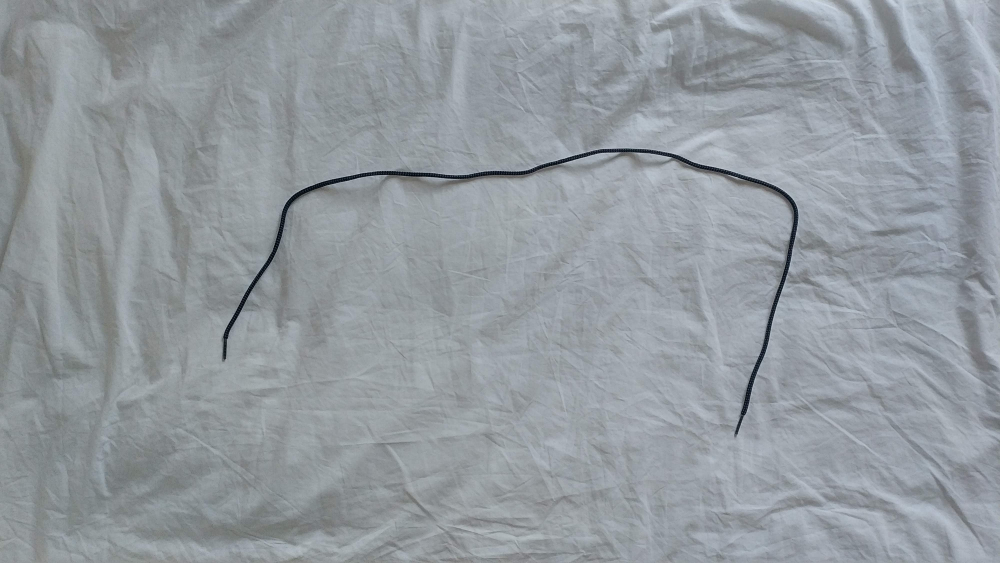
//> input picture Software/test/objectDetection/images/input/TestImage2.jpg, 4000 x 2250 px (shown at 1/4 size)
$ ./Detection images/input/TestImage2.jpg   (built with g++ and OpenCV 4)
//> lines starting //> are read from the running program, lines starting //| are printed output that depends on the picture; after the words box and inside, x2 and y2 are one past the last pixel; in counts of white or black regions, pixels touching at a corner belong together
### Software/test/objectDetection/include/detection.hpp
#ifndef DETECTION
#define DETECTION
#include <opencv2/imgproc.hpp>
#include <opencv2/highgui.hpp>
#include <opencv2/highgui/highgui.hpp>
#include <opencv2/imgcodecs.hpp>
#include <opencv2/core/core.hpp>
#include "opencv2/opencv.hpp"
// #include "opencv2/cudaarithm.hpp"
#include <math.h>
#include <iostream>
#include <stdio.h>


using namespace cv;
using namespace std;
// Perception structures

typedef struct rope_point_s{
   Vec2i point_coordinates;
   bool point_accessible;
}rope_point_t;

typedef struct rope_endpoints_s{
  rope_point_t rope_end1;
  rope_point_t rope_end2;
}rope_endpoints_t;

typedef struct rope_middlepoints_s{
  vector<rope_point_t> points;
  int nb_points;
}rope_middlepoints_t;

typedef struct gradient_segment_s{
  double gradient;
}gradient_segment_t;

typedef struct rope_segment_t{
  bool accessible;
  int z_level;
  rope_point_t begin_point;
  rope_point_t end_point;
  gradient_segment_t gradient;
}rope_segment_t;

typedef struct rope_segments_s{
  vector<rope_segment_t> segments;
  int nb_segments;
}rope_segments_t;

typedef struct perception_rope_s{
  rope_endpoints_t rope_endpoints;
  rope_middlepoints_t rope_middlepoints;
  rope_segments_t rope_segments;
}perception_rope_t;


typedef struct actuator_point_s{
   Vec2i point_coordinates;
   bool point_visible;
}actuator_point_t;

typedef struct robot_actuator_s{
  actuator_point_t base;
  actuator_point_t slider1;
  actuator_point_t slider2;
}robot_actuator_t;

typedef struct perception_actuators_s{
  robot_actuator_t actuator_1;
  robot_actuator_t actuator_2;
  bool actuators_visible;
}perception_actuators_t;

// Perception Activity

#endif

### Software/test/objectDetection/Detection.cpp
#include <detection.hpp>


class ObjectDetection
{
private:
  // [35 lines left out: functions erosion, dilation, morphologyCleaning, not called in this run]

public:
  // VARIABLES
  int erosion_elem = 2;
  int erosion_type = 0;
  int erosion_size = 6;
  int dilation_elem = 2;
  int dilation_type = 0;
  int dilation_size = 7;
  int morph_elem = 0;
  int morph_size = 6;
  int morph_operator = 0;
  bool img_show = true;
  Mat src, eroded, dilated, morph;
  // FUNCTIONS
  // [18 lines left out: functions morphology, histogramColorDetection, cannyEdgeDetector, not called in this run]
};


// [121 lines left out: functions histogramColorDetection, distance, determineClosest, sortListOnDistance, middleSegments, not called in this run]


int main(int argc, char **argv)
{
  Mat original, original_large,extractedR, extractedG, extractedB, fullImageHSV, tmpMask, redFiltered1, redFiltered2, greenFiltered, morphOpen, morphClose, eroded, dilated;
  CommandLineParser parser(argc, argv, "{@input | orangeRope3.jpg | input image}");
  original = imread(samples::findFile(parser.get<String>("@input")), IMREAD_COLOR);
//> original is the input picture: 2250 rows x 4000 cols, CV_8UC3; mean B, G, R 159.3, 153.8, 147.3
  resize(original, original, Size((int)original.size().width/2, (int)original.size().height/2), 1);
//> original: 1125 rows x 2000 cols, CV_8UC3
  if (original.empty())
  {
    std::cout << "Could not open or find the image!\n"
              << std::endl;
    std::cout << "Usage: " << argv[0] << " <Input image>" << std::endl;
    return EXIT_FAILURE;
  }
  namedWindow("Initial Picture", WINDOW_AUTOSIZE);
  imshow("Initial Picture", original);
  imwrite("InitialPicture.jpg", original);

  // ObjectDetection objectDetection;
  // objectDetection.src = original;
  // objectDetection.morphology();

  extractChannel(original,extractedB,0);
  extractChannel(original,extractedG,1);
  extractChannel(original,extractedR,2);
  // [8 lines of commented-out code are left out]

  cvtColor(original,fullImageHSV, COLOR_BGR2HSV);
//> fullImageHSV: 1125 rows x 2000 cols, CV_8UC3; mean H, S, V 102.2, 19.6, 159.5
  // imshow("HSV",fullImageHSV);
  inRange(fullImageHSV, Scalar(0,60,45), Scalar(10, 255, 255), redFiltered1);
//> redFiltered1: 1125 rows x 2000 cols, CV_8UC1; every value is 0
  inRange(fullImageHSV, Scalar(160,60,45), Scalar(180, 255, 255), redFiltered2);
  // inRange(fullImageHSV, Scalar(40,40,40), Scalar(70, 255, 255), greenFiltered);
  bitwise_or(redFiltered1, redFiltered2, redFiltered1);
  imshow("TMP Mask Red", redFiltered1);
  // [24 lines of commented-out code are left out]


  int erosion_elem = 4;
  int erosion_type = 0;
  int erosion_size = 10;
  Mat elementErosion = getStructuringElement(erosion_type,
                                        Size(2 * erosion_size + 1, 2 * erosion_size + 1),
                                        Point(erosion_size, erosion_size));

  // erode(eroded,eroded,elementErodeCross);
  // imshow("Skeleton", eroded);
  int dilation_elem = 2;
  int dilation_type = 0;
  int dilation_size = 10;
  Mat elementDilation = getStructuringElement(dilation_type,
                                        Size(2 * dilation_size + 1, 2 * dilation_size + 1),
                                        Point(dilation_size, dilation_size));


  // Otsu
  Mat otsu, gaussian, tozero, finalimg;
  Mat hsv_channels[3];
  cv::split( fullImageHSV, hsv_channels );
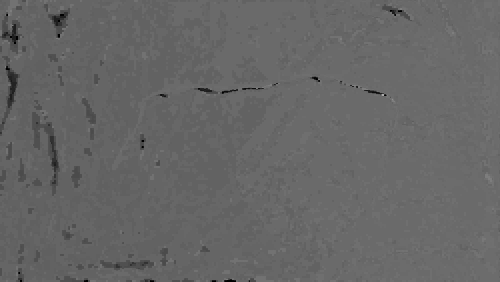
//> hsv_channels[0]: 1125 rows x 2000 cols, CV_8UC1 (shown at 1/4 size); min 0, max 173, mean 102.2
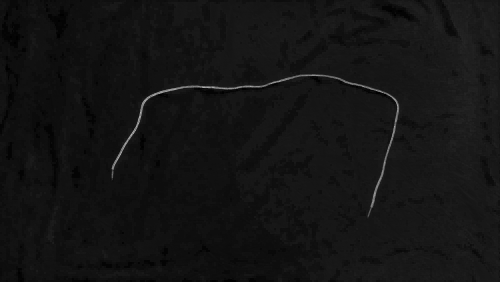
//> hsv_channels[1]: 1125 rows x 2000 cols, CV_8UC1 (shown at 1/4 size); min 0, max 255, mean 19.6
  Mat gray_col = hsv_channels[2];
  // [4 lines of commented-out code are left out]
  GaussianBlur(gray_col,gaussian, Size(3,3),0);
  imshow("Gauss", gaussian);
  threshold(gaussian, otsu, 127, 255, THRESH_BINARY);
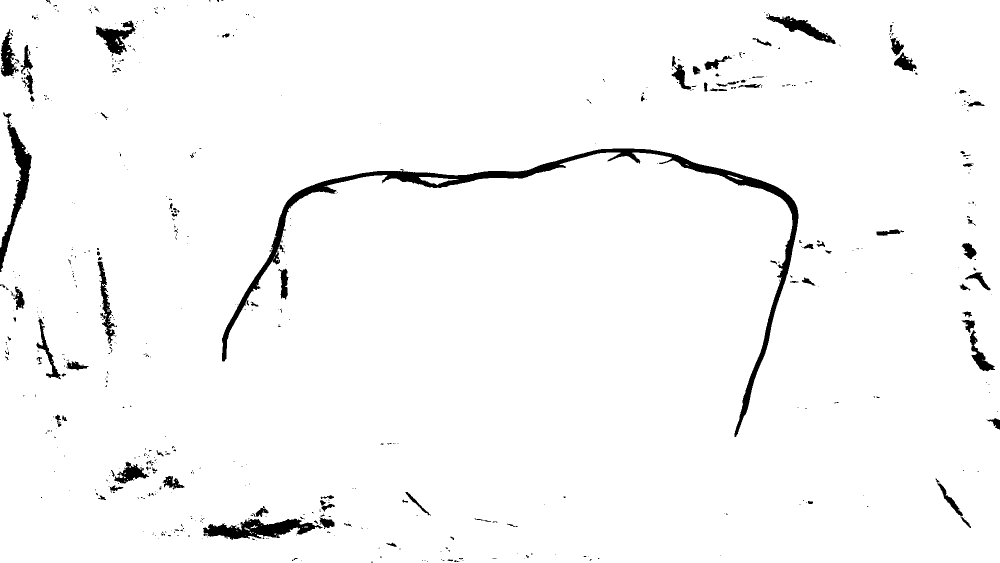
//> otsu: 1125 rows x 2000 cols, CV_8UC1 (shown at 1/2 size); 97.2% white; 573 black regions (465 under 20 px), largest, box (x1, y1, x2, y2) and area: (444, 297, 1597, 874) 23746, (406, 1037, 645, 1080) 5204, (0, 225, 64, 544) 4818
  imshow("OTSU", otsu);
  imwrite("Otsu.jpg", otsu);

  erode(otsu, eroded, elementErosion);
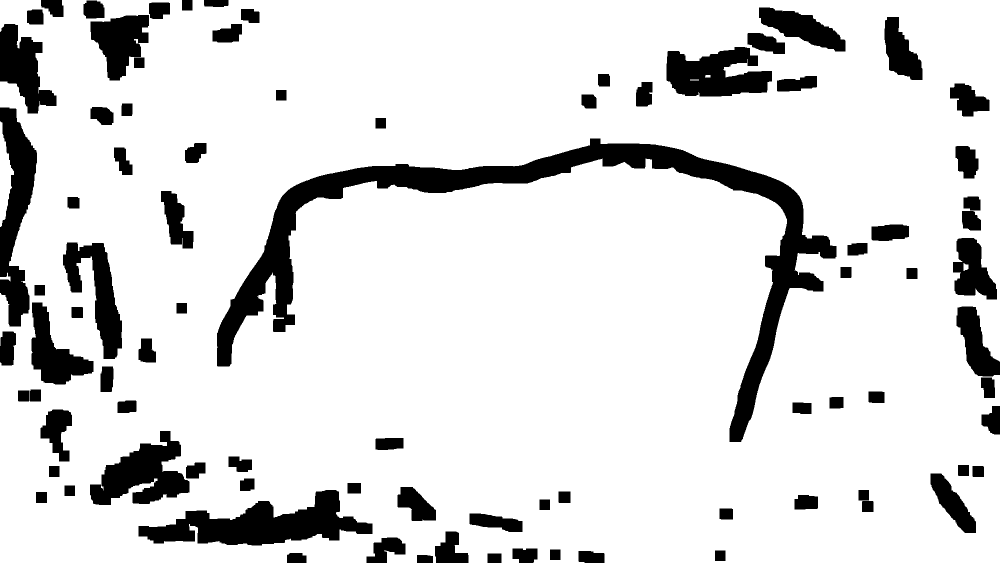
//> eroded: 1125 rows x 2000 cols, CV_8UC1 (shown at 1/2 size); 86.2% white; 86 black regions, largest, box (x1, y1, x2, y2) and area: (434, 277, 1673, 884) 84749, (277, 980, 745, 1091) 24986, (0, 215, 74, 653) 17672
  // imshow("Eroded Red", eroded);

  dilate(eroded, dilated, elementDilation);
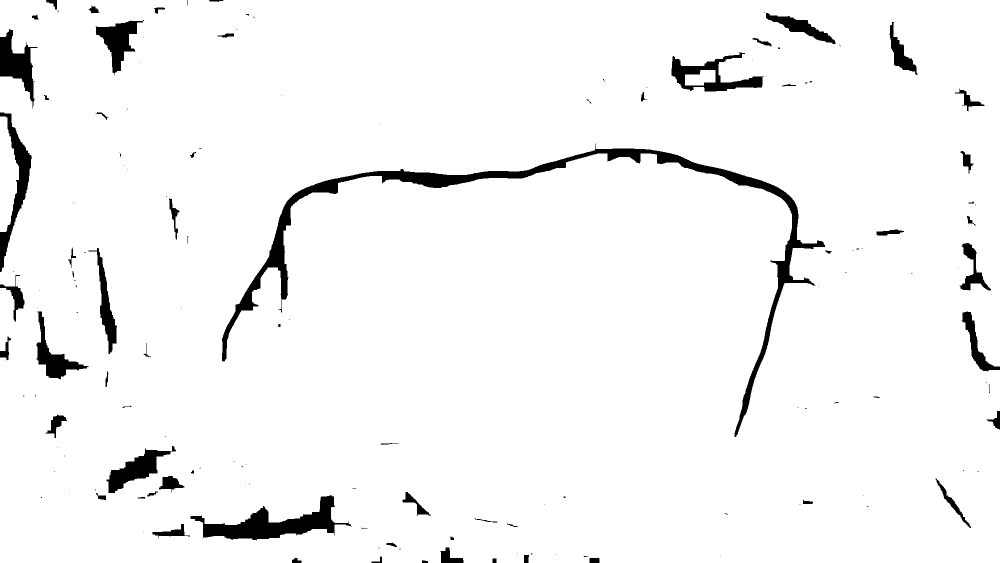
//> dilated: 1125 rows x 2000 cols, CV_8UC1 (shown at 1/2 size); 95.9% white; 153 black regions (89 under 20 px), largest, box (x1, y1, x2, y2) and area: (444, 287, 1650, 874) 30150, (381, 990, 704, 1081) 10174, (0, 225, 64, 544) 5462
  // imshow("Dilated Red", dilated);

  Mat ropeBlob;
  bitwise_not(dilated,dilated);
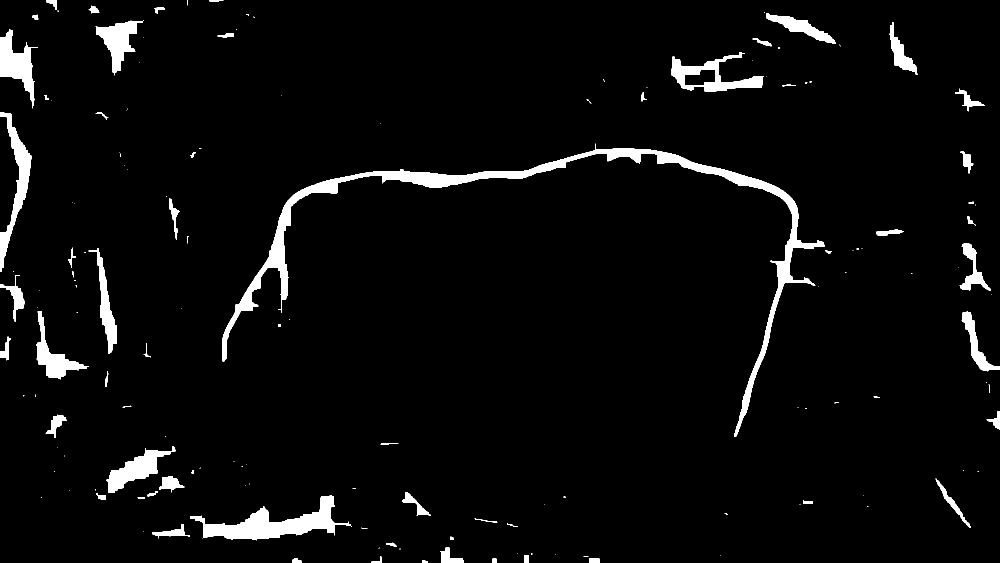
//> dilated: 1125 rows x 2000 cols, CV_8UC1 (shown at 1/2 size); 4.1% white; 153 white regions (89 under 20 px), largest, box (x1, y1, x2, y2) and area: (444, 287, 1650, 874) 30150, (381, 990, 704, 1081) 10174, (0, 225, 64, 544) 5462
  bitwise_and(redFiltered1,dilated,ropeBlob);
  bitwise_and(otsu,ropeBlob,ropeBlob);
  imshow("AND NOT", ropeBlob);

  erosion_size = 2;
  elementErosion = getStructuringElement(erosion_type,
                                        Size(2 * erosion_size + 1, 2 * erosion_size + 1),
                                        Point(erosion_size, erosion_size));
  erode(ropeBlob, eroded, elementErosion);
  imshow("Eroded 2", eroded);
  dilation_size = 5;
  elementDilation = getStructuringElement(dilation_type,
                                        Size(2 * dilation_size + 1, 2 * dilation_size + 1),
                                        Point(dilation_size, dilation_size));
  Mat ropeThick;
  dilate(eroded,ropeThick,elementDilation);


  Mat contoursImg = ropeThick.clone();
  // bitwise_not(contoursImg,contoursImg);
  vector<vector<Point>> contours;
  vector<Vec4i> hierarchy;
  int edgeThresh = 1;

  Canny(ropeBlob,contoursImg,edgeThresh,edgeThresh,3);
  imshow("Canny", contoursImg);
  // [4 lines of commented-out code are left out]


  Ptr<LineSegmentDetector> lsd = createLineSegmentDetector(LSD_REFINE_STD);
  vector<Vec4i> lines_std;
  vector<Vec2i> middle_sgm;
  lsd->detect(eroded, lines_std);
//> lines_std = empty
  bitwise_or(eroded, contoursImg, eroded);
  // lsd->drawSegments(eroded, lines_std);


  // imshow("line segment",eroded);

  int radius = 5;
  int len_vec = lines_std.size();
//> len_vec = 0
  // [58 lines of commented-out code are left out]
  waitKey();
  return EXIT_SUCCESS;
}

$ run again, on Software/test/objectDetection/images/input/orangeRope1.jpg
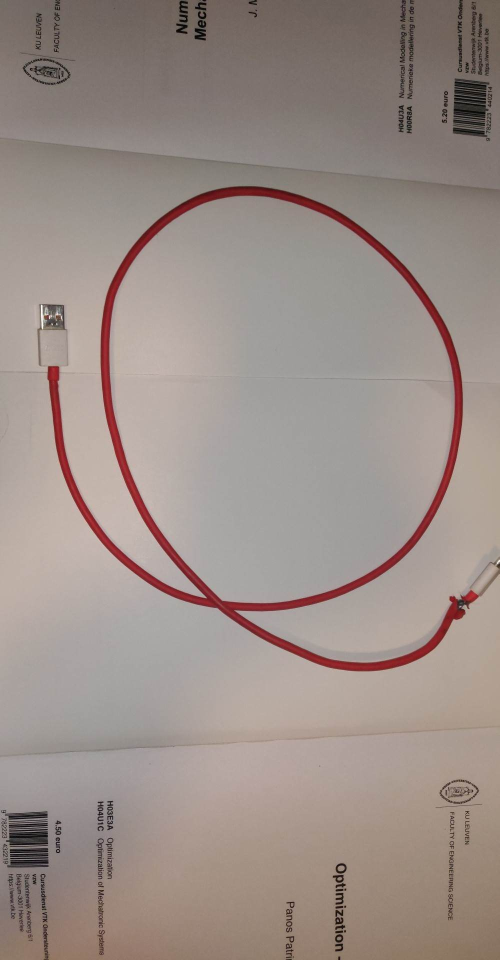
//> input picture Software/test/objectDetection/images/input/orangeRope1.jpg, 999 x 1920 px (shown at 1/2 size)
//> original is the input picture: 1920 rows x 999 cols, CV_8UC3; mean B, G, R 136.2, 142.1, 155.3
//> original: 960 rows x 499 cols, CV_8UC3
//> fullImageHSV: 960 rows x 499 cols, CV_8UC3; mean H, S, V 19, 33.3, 155.4
//> redFiltered2: 960 rows x 499 cols, CV_8UC1; 2.4% white; 38 white regions (30 under 20 px), largest, box (x1, y1, x2, y2) and area: (52, 216, 461, 663) 9417, (240, 189, 338, 218) 527, (403, 596, 461, 660) 494
//> otsu: 960 rows x 499 cols, CV_8UC1; 85.5% white; 151 black regions (105 under 20 px), largest, box (x1, y1, x2, y2) and area: (0, 0, 499, 164) 53507, (101, 185, 462, 450) 4261, (0, 810, 49, 869) 2407
//> ropeThick: 960 rows x 499 cols, CV_8UC1; 0.11% white; 4 white regions, box (x1, y1, x2, y2) and area: (148, 575, 160, 587) 143, (298, 596, 309, 608) 132, (389, 657, 401, 668) 132, (412, 649, 423, 660) 121
//> `Canny(ropeBlob,contoursImg,edgeThresh,edgeThresh,3);`:
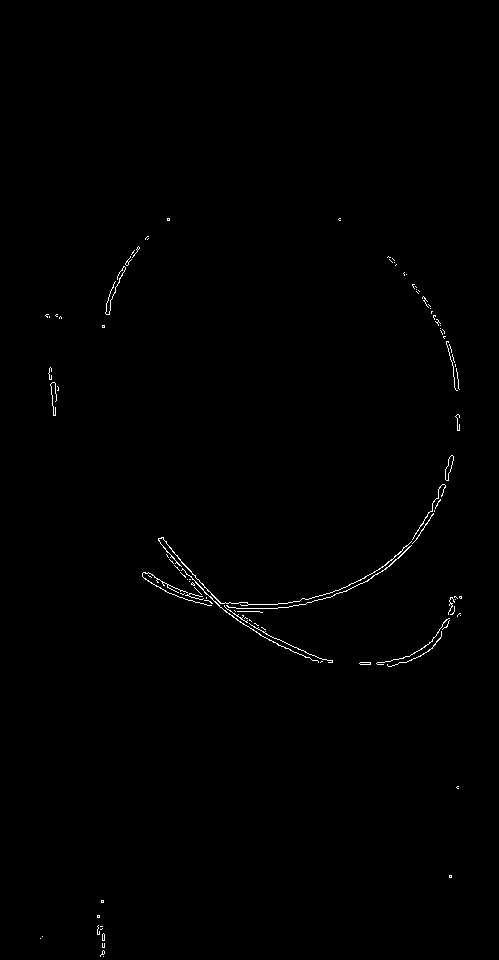
//> contoursImg: 960 rows x 499 cols, CV_8UC1; 0.48% white in thin lines or dots, all inside (x1, y1, x2, y2) = (40, 218, 462, 957)
//> lines_std = empty
//> `bitwise_or(eroded, contoursImg, eroded);`:
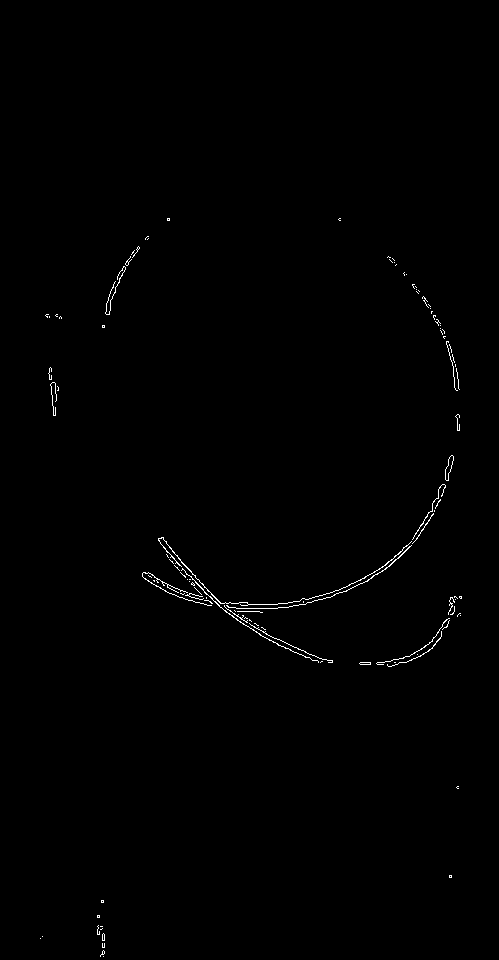
//> eroded: 960 rows x 499 cols, CV_8UC1; 0.48% white in thin lines or dots, all inside (x1, y1, x2, y2) = (40, 218, 462, 957)
//> len_vec = 0

$ run again, on Software/test/objectDetection/images/input/orangeRope3.jpg
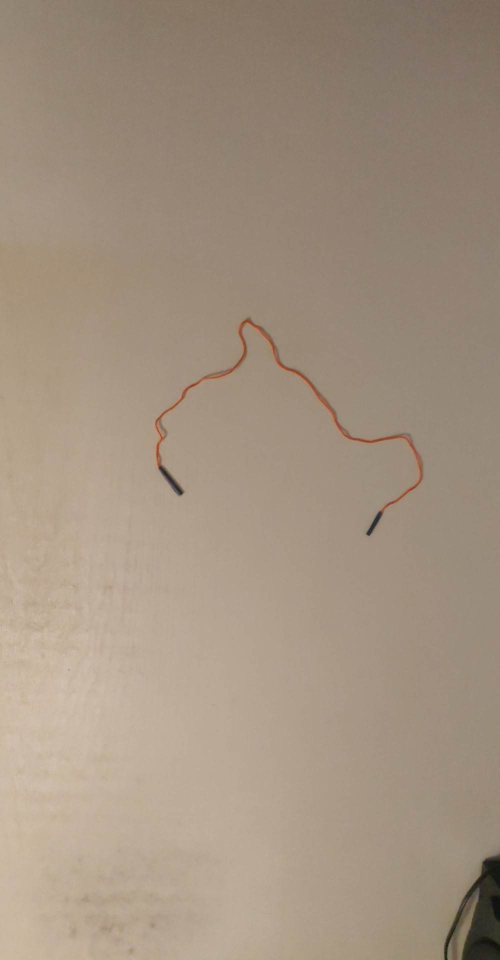
//> input picture Software/test/objectDetection/images/input/orangeRope3.jpg, 999 x 1920 px (shown at 1/2 size)
//> original is the input picture: 1920 rows x 999 cols, CV_8UC3; mean B, G, R 128.8, 146.3, 162.9
//> original: 960 rows x 499 cols, CV_8UC3
//> fullImageHSV: 960 rows x 499 cols, CV_8UC3; mean H, S, V 15.5, 53.9, 163
//> `inRange(fullImageHSV, Scalar(0,60,45), Scalar(10, 255, 255), redFilter..`:
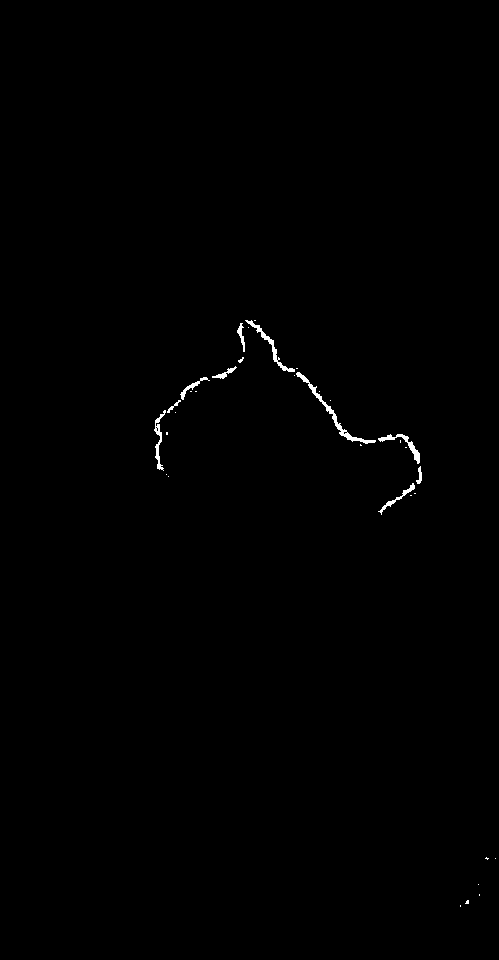
//> redFiltered1: 960 rows x 499 cols, CV_8UC1; 0.38% white; 34 white regions (24 under 20 px), largest, box (x1, y1, x2, y2) and area: (296, 372, 376, 444) 444, (245, 320, 295, 372) 287, (378, 434, 420, 464) 240
//> redFiltered2: 960 rows x 499 cols, CV_8UC1; 0% white in thin lines or dots, all inside (x1, y1, x2, y2) = (379, 512, 381, 515)
//> otsu: 960 rows x 499 cols, CV_8UC1; 98% white; 29 black regions (23 under 20 px), largest, box (x1, y1, x2, y2) and area: (343, 0, 499, 62) 5367, (443, 853, 499, 960) 3813, (159, 465, 184, 496) 236, (366, 511, 382, 536) 155, (428, 48, 436, 55) 24, (382, 36, 389, 42) 23
//> eroded: 960 rows x 499 cols, CV_8UC1; 95.7% white; 7 black regions, largest, box (x1, y1, x2, y2) and area: (333, 0, 499, 80) 10005, (433, 843, 499, 960) 5781, (149, 455, 194, 506) 1756
//> `dilate(eroded, dilated, elementDilation);`:
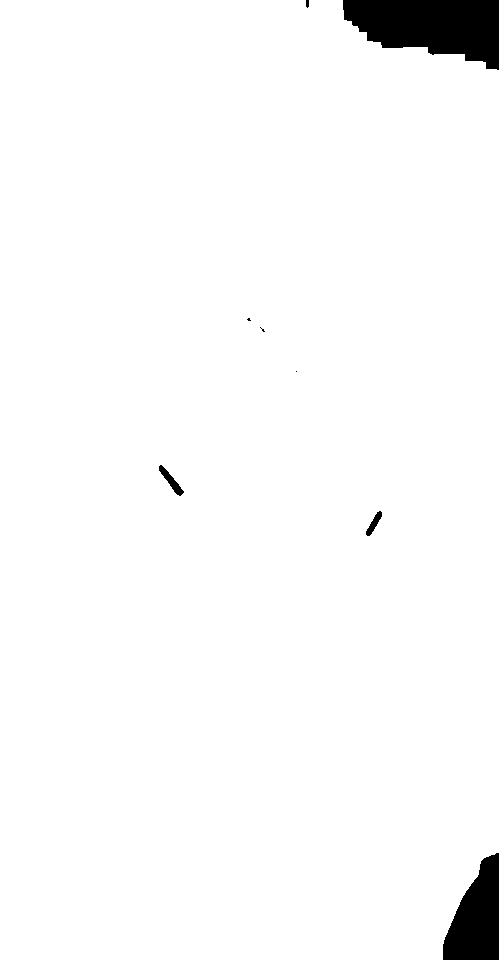
//> dilated: 960 rows x 499 cols, CV_8UC1; 97.5% white; 8 black regions (3 under 20 px), largest, box (x1, y1, x2, y2) and area: (343, 0, 499, 70) 7605, (443, 853, 499, 960) 4051, (159, 465, 184, 496) 236, (366, 511, 382, 536) 155, (306, 0, 309, 8) 22
//> lines_std = empty
//> len_vec = 0
